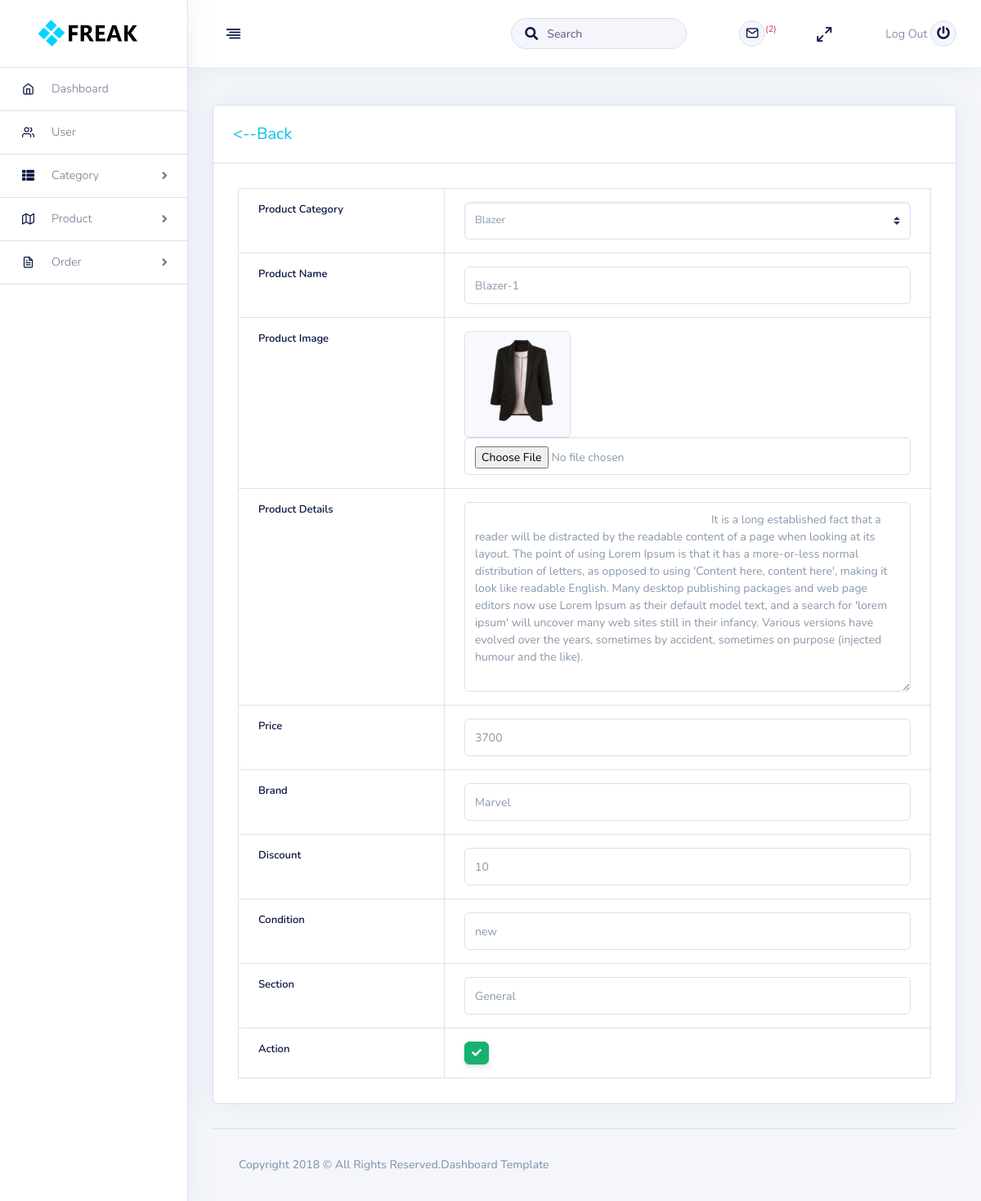
The page /admin/product_update.php?update=3 (signed in) on the database its author committed.
### tables this page shows
CREATE TABLE `tbl_product` (
  `product_Id` int(11) NOT NULL,
  `product_Name` varchar(50) NOT NULL,
  `product_Image` varchar(50) NOT NULL,
  `product_Details` varchar(2000) NOT NULL,
  `product_Category` varchar(30) NOT NULL,
  `product_Brand` varchar(20) NOT NULL,
  `product_Discount` varchar(10) NOT NULL DEFAULT '0',
  `product_Condition` varchar(20) NOT NULL,
  `product_Availablity` varchar(20) NOT NULL,
  `product_Price` float NOT NULL,
  `product_Type` varchar(30) NOT NULL,
  `product_Section` varchar(15) NOT NULL
);

CREATE TABLE `tbl_category` (
  `id` int(11) NOT NULL,
  `name` varchar(100) NOT NULL
);

### admin/main.php (called while the page is built, shortened)
<?php
    class Main{
        protected $host = 'localhost';
        protected $user = 'root';
        protected $pw = '';
        protected $db = 'db_freak';
        public $connect;
        public function __construct(){
            $this->connect = new mysqli($this->host,$this->user,$this->pw,$this->db);
            return $this->connect;
        }
        public function category(){
            $this->sql = "SELECT * FROM tbl_category";
            $this->result = $this->connect->query($this->sql);
            if($this->result == true){
                return $this->result;
            }
        }
        public function product_view($id){
            $this->id = $id;
            $this->sql = "SELECT tbl_product.*, tbl_category.name
                        FROM tbl_product INNER JOIN tbl_category
                        ON tbl_product.product_Category = tbl_category.id
                        WHERE product_Id = $this->id";
            $this->result = $this->connect->query($this->sql);
            if($this->result == true){
                return $this->result;
            }
            else {
                return false;
            }
        }
    }
?>

### admin/product_update.php (the view, shortened to what this page needs)
<?php
    include('inc/header.php');
    include 'main.php';
	$obj = new Main();
	if(!isset($_GET['update']) || $_GET['update'] == NULL){
        echo "Error!";
    }
    else{
        $id = $_GET['update'];
        $single_p = $obj->product_view($id);
    }
?>
<div class="container-fluid pt-8">
	<div class="row">
		<div class="col-lg-12">
			<div class="card shadow">
				<div class="card-header ">
					<h2 class="mb-0">
                        <a href="product_list.php"><--Back</a></h2>
				</div>
				<div class="card-body">
					<div class="table-responsive ">
						<table class="table table-bordered">
                            <form method="post" action="update_pro.php" enctype="multipart/form-data" id="uploadForm">
                        <?php
                            if($single_p->num_rows>0){
                                while($single_p_row = $single_p->fetch_object()){
                        ?>
                                <tr>
                                    <th>Product Category</th>
                                    <td>
                                        <select class="custom-select" name="category">
                                            <?php
                                                $data = $obj->category();
                                                if($data->num_rows>0){
                                                    while($row = $data->fetch_object()){
                                            ?>
                                            <option
                                                <?php
                                                    if($single_p_row->product_Category === $row->id){
                                                ?>
                                                        selected = "selected";
                                                <?php
                                                    }
                                                ?>
                                                value="<?php echo $row->id;?>"><?php echo $row->name;?>
                                            </option>
                                            <?php
                                                }
                                            }
                                            ?>
                                        </select>
                                    </td>
                                </tr>
                                <tr>
                                    <th>Product Name</th>
                                    <td>
                                        <input type="text" value="<?php echo $single_p_row->product_Name;?>" name="name" class="form-control">
                                    </td>
                                </tr>
                                <tr>
                                    <th>Product Image</th>
                                    <td id="test">
                                        <img class="img-fluid img-thumbnail" src="<?php echo $url;?>/assets/upload/<?php echo $single_p_row->product_Image;?>" height="100px" width="130px">
                                        <input type="file" value="<?php echo $single_p_row->product_Image;?>" name="image" class="form-control" id="file">
                                    </td>
                                </tr>
                                <tr>
                                    <th>Product Details</th>
                                    <td>
                                        <textarea class="form-control" name="details" cols="30" rows="10">
                                        <?php echo $single_p_row->product_Details;?>
                                        </textarea>
                                    </td>
                                </tr>
                                <tr>
                                    <th>Price</th>
                                    <td>
                                        <input type="text" value="<?php echo $single_p_row->product_Price;?>" name="price" class="form-control">
                                    </td>
                                </tr>
                                <tr>
                                    <th>Brand</th>
                                    <td>
                                        <input type="text" value="<?php echo $single_p_row->product_Brand;?>" name="brand" class="form-control">
                                    </td>
                                </tr>
                                <tr>
                                    <th>Discount</th>
                                    <td>
                                        <input type="text" value="<?php echo $single_p_row->product_Discount;?>" name="discount" class="form-control">
                                    </td>
                                </tr>
                                <tr>
                                    <th>Condition</th>
                                    <td>
                                        <input type="text" value="<?php echo $single_p_row->product_Condition;?>" name="condition" class="form-control">
                                    </td>
                                </tr>
                                <tr>
                                    <th>Section</th>
                                    <td>
                                        <input type="text" value="<?php echo $single_p_row->product_Section;?>" name="section" class="form-control">
                                    </td>
                                </tr>
                                <tr>
                                    <th>Action</th>
                                    <td>
                                        <button type="submit" name="submit" class="btn btn-success btn-sm text-white" data-toggle="tooltip" data-original-title="Confirm">
                                            <i class="fas fa-check"></i>
                                        </button>
                                    </td>
                                </tr>
                            <?php
                                    }
                                }
                            ?>
                            </form>
						</table>
					</div>
				</div>
			</div>
		</div>
	</div>
<?php
	include('inc/footer.php');
?>

### admin/product_update.php (style rules this page uses)
table tr th { font-weight: bolder; }

### rows shown on the page
tbl_product: category "Blazer", name "Blazer-1", product_Image (picture), details "It is a long established fact that a reader will be distracted by the readable content of a page when looking at its layout. The point of using Lorem Ipsum is that it has a more-or-less normal distribution of letters, as opposed to using 'Content here, content here', making it look like readable English. Many desktop publishing packages and web page editors now use Lorem Ipsum as their default model text, and a search for 'lorem ipsum' will uncover many web sites still in their infancy. Various versions have evolved over the years, sometimes by accident, sometimes on purpose (injected humour and the like).", price "3700", brand "Marvel", discount "10", condition "new", section "General"

### other values the page prints
$count "2"
